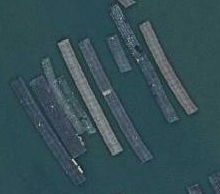
#> input picture segmentation/images/sample1.tif, 220 x 194 px
$ python segmentation_test.py   (older library calls are emulated)
#> lines starting #> are read from the running program, lines starting #| are printed output that depends on the picture; after the words box and inside, x2 and y2 are one past the last pixel; in counts of white or black regions, pixels touching at a corner belong together
import numpy as np
import cv2
import math

bigkernel = np.ones((5,5),np.uint8)
smallkernel = np.ones((3,3),np.uint8)

image = cv2.imread("./images/sample1.tif")
#> image is the input picture: shape (194, 220, 3); mean B, G, R 85.8, 79.3, 53.4
image_copy = image.copy()

median = cv2.medianBlur(image, 5)
cv2.imshow("median", median)

gray = cv2.cvtColor(median, cv2.COLOR_BGR2GRAY)
cv2.imshow("gray", gray)

eq = cv2.equalizeHist(gray)
cv2.imshow("eq", eq)

ret, otsu = cv2.threshold(eq,0,255,cv2.THRESH_BINARY+cv2.THRESH_OTSU)
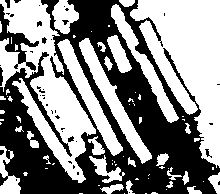
#> otsu: shape (194, 220); 53.7% white; 40 black regions (30 under 20 px), largest, box (x1, y1, x2, y2) and area: (0, 0, 220, 194) 18692, (0, 4, 39, 71) 705, (0, 67, 3, 86) 45
#> ret = 118
cv2.imshow("otsu", otsu)

erode = cv2.erode(otsu, bigkernel, iterations = 1)
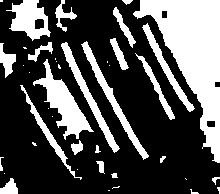
#> erode: shape (194, 220); 31.9% white; 41 white regions (19 under 20 px)
cv2.imshow("erode", erode)

(_, conts, _) = cv2.findContours(erode.copy(), cv2.RETR_EXTERNAL, cv2.CHAIN_APPROX_SIMPLE)
#> conts = 41 contours, 24 with area under 20; largest, box (x1, y1, x2, y2) and area: (133, 0, 220, 163) 5839, (33, 59, 94, 140) 1389, (6, 0, 51, 41) 1015, (81, 41, 149, 160) 788, (61, 42, 120, 153) 748

noobs = []
mask = np.zeros(gray.shape, dtype=np.uint8)

for c in conts:
  rRect = cv2.minAreaRect(c)
  rect = cv2.boundingRect(c)
  x, y = rect[0:2]
  width, height = rRect[1]
  if width == 0 or height == 0:
    continue

  area = width * height
  if area < 150:
    continue

  ratio = float(width) / float(height)
  if ratio < 2.5 and ratio > 0.4:
    continue

  noobs.append(c)
#> this loop made 41 passes
#> (rRect, rect, x, y, width, height, area, ratio) on passes 6, 19, 26, 28, 30, 31, 32: (((8.5, 185.5), (15, 17), -90), (0, 178, 18, 16), 0, 178, 15, 17, 255, 0.882), (((48.05, 133.3), (8.31, 111.5), -32.64), (20, 85, 62, 95), 20, 85, 8.31, 111.5, 926.4, 0.0745), (((59.23, 100.9), (28.67, 85.84), -29.86), (33, 59, 61, 81), 33, 59, 28.67, 85.84, 2460.9, 0.334), (((155.4, 85.02), (6.92, 75.65), -27.35), (135, 53, 40, 67), 135, 53, 6.92, 75.65, 523.7, 0.0915), (((7.5, 60), (34, 15), -90), (0, 43, 16, 35), 0, 43, 34, 15, 510, 2.27), (((89.03, 96.99), (8.47, 120.8), -26.33), (61, 42, 59, 111), 61, 42, 8.47, 120.8, 1023.2, 0.0702), (((40.2, 51.9), (28.17, 11.63), -26.57), (28, 42, 25, 20), 28, 42, 28.17, 11.63, 327.6, 2.42)
#> (rRect, rect, x, y, width, height, area) on passes 2, 7, 8, 11, 12, 13: (((194, 191), (4, 8), -90), (190, 189, 9, 5), 190, 189, 4, 8, 32), (((214.8, 179), (8.04, 5.82), -56.31), (212, 177, 8, 8), 212, 177, 8.04, 5.82, 46.85), (((114, 175), (4, 6), -90), (111, 173, 7, 5), 111, 173, 4, 6, 24), (((100, 167), (6.88, 12.68), -5.19), (96, 161, 9, 13), 96, 161, 6.88, 12.68, 87.21), (((1.5, 163.5), (13, 3), -90), (0, 157, 4, 14), 0, 157, 13, 3, 39), (((161.8, 158.5), (7.8, 3.4), -53.13), (160, 156, 6, 7), 160, 156, 7.8, 3.4, 26.52)
#> after the loop, noobs = 8 contours; box (x1, y1, x2, y2) and area: (33, 59, 94, 140) 1389, (81, 41, 149, 160) 788, (61, 42, 120, 153) 748, (142, 23, 195, 112) 561, (20, 85, 82, 180) 406, (135, 53, 175, 120) 323, (113, 7, 136, 48) 200, (110, 38, 129, 70) 189

cv2.drawContours(mask, noobs, -1, (255,255,255), cv2.FILLED)
#> mask: shape (194, 220); 12.5% white; 8 white regions, largest, box (x1, y1, x2, y2) and area: (33, 59, 94, 140) 1516, (81, 41, 149, 160) 911, (61, 42, 120, 153) 861

cv2.imshow("mask", mask)

# identify the background
otsudilate = cv2.dilate(otsu, bigkernel, iterations = 1)
#> otsudilate: shape (194, 220); 76.3% white; 41 black regions (31 under 20 px), largest, box (x1, y1, x2, y2) and area: (108, 52, 216, 194) 4663, (0, 87, 100, 194) 3322, (70, 0, 135, 158) 1565
cv2.imshow("otsudilate", otsudilate)

unknown = cv2.subtract(otsudilate, mask)
cv2.imshow("unknown", unknown)

ret, markers = cv2.connectedComponents(mask)
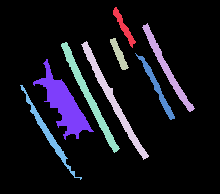
#> markers: shape (194, 220) int32; 9 distinct labels, from 0 to 8; one colour per label, 0 black
#> ret = 9
markers = markers + 1
#> markers: shape (194, 220) int32; 9 distinct labels, from 1 to 9
markers[unknown==255] = 0
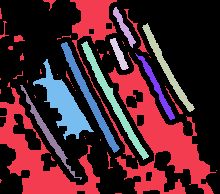
#> markers: shape (194, 220) int32; 10 distinct labels, from 0 to 9; one colour per label, 0 black

markers = cv2.watershed(median,markers)
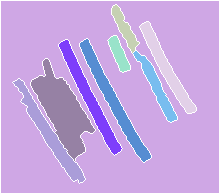
#> markers: shape (194, 220) int32; 10 distinct labels, from -1 to 9; one colour per label, 0 black, -1 white

mark = markers.astype('uint8')

mark = mark + 1
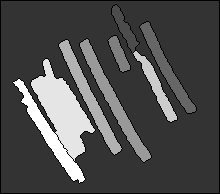
#> mark: shape (194, 220); min 0, max 10, mean 3.03; drawn with min black and max white
mark_transform = cv2.normalize(mark, None, 255, 0, cv2.NORM_MINMAX, cv2.CV_8UC1)

cv2.imshow("mark_transform", mark_transform)

image_copy[markers == -1] = [0,255,0]
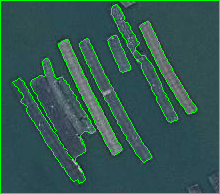
#> image_copy: shape (194, 220, 3); mean B, G, R 81.1, 88.6, 50.2
cv2.imshow("segmentation", image_copy)

cv2.waitKey(0)
